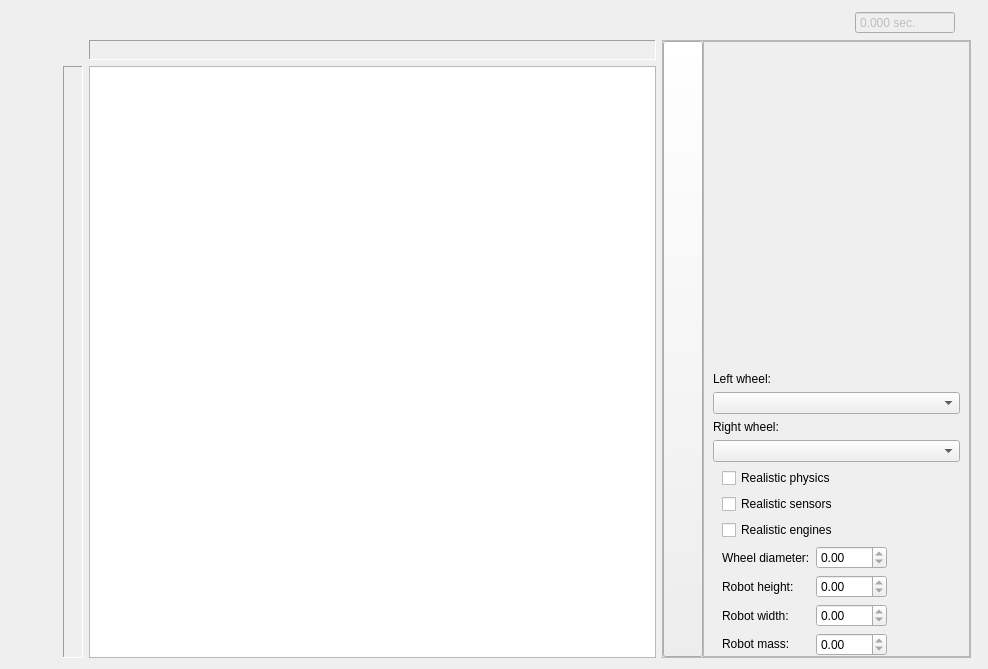
<?xml version="1.0" encoding="UTF-8"?>
<ui version="4.0">
 <class>TwoDModelWidget</class>
 <widget class="QWidget" name="TwoDModelWidget">
  <property name="geometry">
   <rect>
    <x>0</x>
    <y>0</y>
    <width>988</width>
    <height>669</height>
   </rect>
  </property>
  <property name="windowTitle">
   <string>2D Robot Model</string>
  </property>
  <layout class="QGridLayout" name="gridLayout" rowstretch="0,0,0,0,0,0,0" columnstretch="0,0,0,0,0">
   <item row="0" column="1" rowspan="7">
    <widget class="QWidget" name="toolbarWidget" native="true">
     <property name="sizePolicy">
      <sizepolicy hsizetype="Preferred" vsizetype="Expanding">
       <horstretch>0</horstretch>
       <verstretch>0</verstretch>
      </sizepolicy>
     </property>
     <layout class="QGridLayout" name="gridLayout_7">
      <property name="leftMargin">
       <number>0</number>
      </property>
      <property name="topMargin">
       <number>0</number>
      </property>
      <property name="rightMargin">
       <number>0</number>
      </property>
      <property name="bottomMargin">
       <number>0</number>
      </property>
      <property name="horizontalSpacing">
       <number>6</number>
      </property>
      <item row="0" column="0" colspan="2">
       <widget class="QWidget" name="mainTabBarWidget" native="true">
        <property name="sizePolicy">
         <sizepolicy hsizetype="Preferred" vsizetype="Expanding">
          <horstretch>0</horstretch>
          <verstretch>0</verstretch>
         </sizepolicy>
        </property>
        <layout class="QHBoxLayout" name="horizontalLayout">
         <property name="spacing">
          <number>0</number>
         </property>
         <property name="leftMargin">
          <number>0</number>
         </property>
         <property name="topMargin">
          <number>0</number>
         </property>
         <property name="rightMargin">
          <number>0</number>
         </property>
         <property name="bottomMargin">
          <number>0</number>
         </property>
         <item>
          <widget class="twoDModel::view::Palette" name="palette" native="true"/>
         </item>
        </layout>
       </widget>
      </item>
      <item row="3" column="0" colspan="2">
       <widget class="QPushButton" name="runButton">
        <property name="sizePolicy">
         <sizepolicy hsizetype="Minimum" vsizetype="Minimum">
          <horstretch>0</horstretch>
          <verstretch>0</verstretch>
         </sizepolicy>
        </property>
        <property name="minimumSize">
         <size>
          <width>44</width>
          <height>44</height>
         </size>
        </property>
        <property name="maximumSize">
         <size>
          <width>44</width>
          <height>44</height>
         </size>
        </property>
        <property name="toolTip">
         <string>Run program</string>
        </property>
        <property name="text">
         <string/>
        </property>
        <property name="icon">
         <iconset resource="../../../../../interpreters/interpreterCore/interpreterCore.qrc">
          <normaloff>:/icons/2d_run.png</normaloff>:/icons/2d_run.png</iconset>
        </property>
        <property name="iconSize">
         <size>
          <width>44</width>
          <height>44</height>
         </size>
        </property>
        <property name="flat">
         <bool>true</bool>
        </property>
       </widget>
      </item>
      <item row="4" column="0" colspan="2">
       <widget class="QPushButton" name="stopButton">
        <property name="sizePolicy">
         <sizepolicy hsizetype="Minimum" vsizetype="Minimum">
          <horstretch>0</horstretch>
          <verstretch>0</verstretch>
         </sizepolicy>
        </property>
        <property name="minimumSize">
         <size>
          <width>44</width>
          <height>44</height>
         </size>
        </property>
        <property name="maximumSize">
         <size>
          <width>44</width>
          <height>44</height>
         </size>
        </property>
        <property name="toolTip">
         <string>Stop program</string>
        </property>
        <property name="text">
         <string/>
        </property>
        <property name="icon">
         <iconset resource="../../../../../interpreters/interpreterCore/interpreterCore.qrc">
          <normaloff>:/icons/2d_stop.png</normaloff>:/icons/2d_stop.png</iconset>
        </property>
        <property name="iconSize">
         <size>
          <width>44</width>
          <height>44</height>
         </size>
        </property>
        <property name="flat">
         <bool>true</bool>
        </property>
       </widget>
      </item>
      <item row="2" column="0">
       <widget class="QPushButton" name="initialStateButton">
        <property name="text">
         <string/>
        </property>
        <property name="icon">
         <iconset resource="../../../../../interpreters/interpreterCore/interpreterCore.qrc">
          <normaloff>:/icons/2d_robot_back.png</normaloff>:/icons/2d_robot_back.png</iconset>
        </property>
        <property name="flat">
         <bool>true</bool>
        </property>
       </widget>
      </item>
      <item row="1" column="0">
       <widget class="QPushButton" name="trainingModeButton">
        <property name="text">
         <string/>
        </property>
        <property name="icon">
         <iconset resource="../../../../../interpreters/interpreterCore/interpreterCore.qrc">
          <normaloff>:/icons/2d_training.svg</normaloff>:/icons/2d_training.svg</iconset>
        </property>
        <property name="checkable">
         <bool>true</bool>
        </property>
        <property name="flat">
         <bool>true</bool>
        </property>
       </widget>
      </item>
     </layout>
    </widget>
   </item>
   <item row="0" column="4" rowspan="7">
    <widget class="QWidget" name="sceneWidget" native="true">
     <layout class="QGridLayout" name="gridLayout_6">
      <property name="leftMargin">
       <number>0</number>
      </property>
      <property name="topMargin">
       <number>0</number>
      </property>
      <property name="rightMargin">
       <number>0</number>
      </property>
      <property name="bottomMargin">
       <number>0</number>
      </property>
      <item row="1" column="1" colspan="3">
       <widget class="QWidget" name="sceneHeaderWidget" native="true">
        <layout class="QHBoxLayout" name="horizontalLayout_3">
         <property name="leftMargin">
          <number>0</number>
         </property>
         <property name="topMargin">
          <number>0</number>
         </property>
         <property name="rightMargin">
          <number>0</number>
         </property>
         <property name="bottomMargin">
          <number>0</number>
         </property>
         <item>
          <widget class="twoDModel::view::GridParameters" name="gridParametersBox">
           <property name="sizePolicy">
            <sizepolicy hsizetype="Expanding" vsizetype="Preferred">
             <horstretch>0</horstretch>
             <verstretch>0</verstretch>
            </sizepolicy>
           </property>
          </widget>
         </item>
         <item>
          <spacer name="horizontalSpacer">
           <property name="orientation">
            <enum>Qt::Horizontal</enum>
           </property>
           <property name="sizeType">
            <enum>QSizePolicy::Expanding</enum>
           </property>
           <property name="sizeHint" stdset="0">
            <size>
             <width>1</width>
             <height>20</height>
            </size>
           </property>
          </spacer>
         </item>
         <item>
          <widget class="QPushButton" name="speedDownButton">
           <property name="sizePolicy">
            <sizepolicy hsizetype="Fixed" vsizetype="Fixed">
             <horstretch>0</horstretch>
             <verstretch>0</verstretch>
            </sizepolicy>
           </property>
           <property name="maximumSize">
            <size>
             <width>16</width>
             <height>16</height>
            </size>
           </property>
           <property name="focusPolicy">
            <enum>Qt::NoFocus</enum>
           </property>
           <property name="toolTip">
            <string>Decrease speed</string>
           </property>
           <property name="text">
            <string/>
           </property>
           <property name="icon">
            <iconset resource="../../../../../interpreters/interpreterCore/interpreterCore.qrc">
             <normaloff>:/icons/2d_minus.svg</normaloff>:/icons/2d_minus.svg</iconset>
           </property>
           <property name="autoRepeat">
            <bool>true</bool>
           </property>
           <property name="flat">
            <bool>true</bool>
           </property>
          </widget>
         </item>
         <item>
          <widget class="QDoubleSpinBox" name="timelineBox">
           <property name="enabled">
            <bool>false</bool>
           </property>
           <property name="sizePolicy">
            <sizepolicy hsizetype="Fixed" vsizetype="Fixed">
             <horstretch>0</horstretch>
             <verstretch>0</verstretch>
            </sizepolicy>
           </property>
           <property name="maximumSize">
            <size>
             <width>100</width>
             <height>16777215</height>
            </size>
           </property>
           <property name="focusPolicy">
            <enum>Qt::NoFocus</enum>
           </property>
           <property name="contextMenuPolicy">
            <enum>Qt::NoContextMenu</enum>
           </property>
           <property name="toolTip">
            <string>Time in 2D model</string>
           </property>
           <property name="readOnly">
            <bool>true</bool>
           </property>
           <property name="buttonSymbols">
            <enum>QAbstractSpinBox::NoButtons</enum>
           </property>
           <property name="suffix">
            <string> sec.</string>
           </property>
           <property name="decimals">
            <number>3</number>
           </property>
           <property name="maximum">
            <double>2000000000.000000000000000</double>
           </property>
          </widget>
         </item>
         <item>
          <widget class="QPushButton" name="speedUpButton">
           <property name="sizePolicy">
            <sizepolicy hsizetype="Fixed" vsizetype="Fixed">
             <horstretch>0</horstretch>
             <verstretch>0</verstretch>
            </sizepolicy>
           </property>
           <property name="maximumSize">
            <size>
             <width>16</width>
             <height>16</height>
            </size>
           </property>
           <property name="focusPolicy">
            <enum>Qt::NoFocus</enum>
           </property>
           <property name="toolTip">
            <string>Increase speed</string>
           </property>
           <property name="text">
            <string/>
           </property>
           <property name="icon">
            <iconset resource="../../../../../interpreters/interpreterCore/interpreterCore.qrc">
             <normaloff>:/icons/2d_plus.svg</normaloff>:/icons/2d_plus.svg</iconset>
           </property>
           <property name="autoRepeat">
            <bool>true</bool>
           </property>
           <property name="flat">
            <bool>true</bool>
           </property>
          </widget>
         </item>
        </layout>
       </widget>
      </item>
      <item row="2" column="1">
       <widget class="twoDModel::view::Ruler" name="horizontalRuler">
        <property name="sizePolicy">
         <sizepolicy hsizetype="Preferred" vsizetype="Fixed">
          <horstretch>0</horstretch>
          <verstretch>0</verstretch>
         </sizepolicy>
        </property>
        <property name="minimumSize">
         <size>
          <width>0</width>
          <height>20</height>
         </size>
        </property>
        <property name="maximumSize">
         <size>
          <width>16777215</width>
          <height>20</height>
         </size>
        </property>
        <property name="frameShape">
         <enum>QFrame::Panel</enum>
        </property>
        <property name="frameShadow">
         <enum>QFrame::Sunken</enum>
        </property>
        <property name="orientation" stdset="0">
         <number>1</number>
        </property>
       </widget>
      </item>
      <item row="3" column="0">
       <widget class="twoDModel::view::Ruler" name="verticalRuler">
        <property name="minimumSize">
         <size>
          <width>20</width>
          <height>0</height>
         </size>
        </property>
        <property name="maximumSize">
         <size>
          <width>20</width>
          <height>16777215</height>
         </size>
        </property>
        <property name="frameShape">
         <enum>QFrame::Panel</enum>
        </property>
        <property name="frameShadow">
         <enum>QFrame::Sunken</enum>
        </property>
        <property name="orientation" stdset="0">
         <number>2</number>
        </property>
       </widget>
      </item>
      <item row="2" column="2" rowspan="2">
       <widget class="QFrame" name="detailsPanel">
        <property name="sizePolicy">
         <sizepolicy hsizetype="Minimum" vsizetype="Preferred">
          <horstretch>0</horstretch>
          <verstretch>0</verstretch>
         </sizepolicy>
        </property>
        <property name="frameShape">
         <enum>QFrame::StyledPanel</enum>
        </property>
        <property name="frameShadow">
         <enum>QFrame::Raised</enum>
        </property>
        <layout class="QHBoxLayout" name="horizontalLayout_2">
         <property name="spacing">
          <number>0</number>
         </property>
         <property name="leftMargin">
          <number>0</number>
         </property>
         <property name="topMargin">
          <number>0</number>
         </property>
         <property name="rightMargin">
          <number>0</number>
         </property>
         <property name="bottomMargin">
          <number>0</number>
         </property>
         <item>
          <widget class="QPushButton" name="toggleDetailsButton">
           <property name="sizePolicy">
            <sizepolicy hsizetype="Fixed" vsizetype="Preferred">
             <horstretch>0</horstretch>
             <verstretch>0</verstretch>
            </sizepolicy>
           </property>
           <property name="text">
            <string/>
           </property>
           <property name="icon">
            <iconset resource="../../../../../interpreters/interpreterCore/interpreterCore.qrc">
             <normaloff>:/icons/2d_left.png</normaloff>:/icons/2d_left.png</iconset>
           </property>
          </widget>
         </item>
         <item>
          <widget class="QFrame" name="detailsContainer">
           <property name="sizePolicy">
            <sizepolicy hsizetype="Minimum" vsizetype="Preferred">
             <horstretch>0</horstretch>
             <verstretch>0</verstretch>
            </sizepolicy>
           </property>
           <property name="frameShape">
            <enum>QFrame::StyledPanel</enum>
           </property>
           <layout class="QVBoxLayout" name="verticalLayout_2">
            <property name="topMargin">
             <number>0</number>
            </property>
            <property name="rightMargin">
             <number>0</number>
            </property>
            <property name="bottomMargin">
             <number>0</number>
            </property>
            <item>
             <widget class="twoDModel::view::DetailsTab" name="detailsTab">
              <property name="palette">
               <palette>
                <active>
                 <colorrole role="Base">
                  <brush brushstyle="SolidPattern">
                   <color alpha="0">
                    <red>191</red>
                    <green>64</green>
                    <blue>64</blue>
                   </color>
                  </brush>
                 </colorrole>
                </active>
                <inactive>
                 <colorrole role="Base">
                  <brush brushstyle="SolidPattern">
                   <color alpha="0">
                    <red>191</red>
                    <green>64</green>
                    <blue>64</blue>
                   </color>
                  </brush>
                 </colorrole>
                </inactive>
                <disabled>
                 <colorrole role="Base">
                  <brush brushstyle="SolidPattern">
                   <color alpha="255">
                    <red>239</red>
                    <green>239</green>
                    <blue>239</blue>
                   </color>
                  </brush>
                 </colorrole>
                </disabled>
               </palette>
              </property>
              <property name="focusPolicy">
               <enum>Qt::NoFocus</enum>
              </property>
              <property name="autoFillBackground">
               <bool>true</bool>
              </property>
              <property name="frameShape">
               <enum>QFrame::NoFrame</enum>
              </property>
              <property name="frameShadow">
               <enum>QFrame::Plain</enum>
              </property>
              <property name="showDropIndicator" stdset="0">
               <bool>false</bool>
              </property>
              <property name="selectionMode">
               <enum>QAbstractItemView::NoSelection</enum>
              </property>
              <property name="verticalScrollMode">
               <enum>QAbstractItemView::ScrollPerPixel</enum>
              </property>
              <property name="indentation">
               <number>10</number>
              </property>
              <property name="headerHidden">
               <bool>true</bool>
              </property>
              <column>
               <property name="text">
                <string notr="true">1</string>
               </property>
              </column>
             </widget>
            </item>
            <item>
             <widget class="QFrame" name="portsFrame">
              <property name="frameShape">
               <enum>QFrame::NoFrame</enum>
              </property>
              <layout class="QFormLayout" name="portsFormLayout">
               <property name="fieldGrowthPolicy">
                <enum>QFormLayout::AllNonFixedFieldsGrow</enum>
               </property>
               <property name="horizontalSpacing">
                <number>0</number>
               </property>
               <property name="verticalSpacing">
                <number>0</number>
               </property>
               <property name="topMargin">
                <number>0</number>
               </property>
               <property name="bottomMargin">
                <number>0</number>
               </property>
              </layout>
             </widget>
            </item>
            <item>
             <widget class="QFrame" name="motorsFrame">
              <layout class="QVBoxLayout" name="verticalLayout_3">
               <property name="leftMargin">
                <number>0</number>
               </property>
               <property name="topMargin">
                <number>0</number>
               </property>
               <property name="bottomMargin">
                <number>0</number>
               </property>
               <item>
                <widget class="QLabel" name="leftWheelLabel">
                 <property name="text">
                  <string>Left wheel:</string>
                 </property>
                </widget>
               </item>
               <item>
                <widget class="QComboBox" name="leftWheelComboBox"/>
               </item>
               <item>
                <widget class="QLabel" name="rightWheelLabel">
                 <property name="text">
                  <string>Right wheel:</string>
                 </property>
                </widget>
               </item>
               <item>
                <widget class="QComboBox" name="rightWheelComboBox"/>
               </item>
              </layout>
             </widget>
            </item>
            <item>
             <widget class="QFrame" name="physicsFrame">
              <layout class="QVBoxLayout" name="verticalLayout">
               <property name="topMargin">
                <number>0</number>
               </property>
               <property name="bottomMargin">
                <number>0</number>
               </property>
               <item>
                <widget class="QCheckBox" name="realisticPhysicsCheckBox">
                 <property name="text">
                  <string>Realistic physics</string>
                 </property>
                </widget>
               </item>
               <item>
                <widget class="QCheckBox" name="enableSensorNoiseCheckBox">
                 <property name="text">
                  <string>Realistic sensors</string>
                 </property>
                </widget>
               </item>
               <item>
                <widget class="QCheckBox" name="enableMotorNoiseCheckBox">
                 <property name="text">
                  <string>Realistic engines</string>
                 </property>
                </widget>
               </item>
              </layout>
             </widget>
            </item>
            <item>
             <widget class="QFrame" name="physicsParamsFrame">
              <property name="sizePolicy">
               <sizepolicy hsizetype="Preferred" vsizetype="Preferred">
                <horstretch>0</horstretch>
                <verstretch>0</verstretch>
               </sizepolicy>
              </property>
              <layout class="QFormLayout" name="formLayout">
               <property name="sizeConstraint">
                <enum>QLayout::SetFixedSize</enum>
               </property>
               <property name="topMargin">
                <number>0</number>
               </property>
               <property name="bottomMargin">
                <number>0</number>
               </property>
               <item row="0" column="0">
                <widget class="QLabel" name="wheelDiameter">
                 <property name="sizePolicy">
                  <sizepolicy hsizetype="Preferred" vsizetype="Preferred">
                   <horstretch>0</horstretch>
                   <verstretch>0</verstretch>
                  </sizepolicy>
                 </property>
                 <property name="text">
                  <string>Wheel diameter:</string>
                 </property>
                </widget>
               </item>
               <item row="0" column="1">
                <widget class="QDoubleSpinBox" name="wheelDiamInCm">
                 <property name="readOnly">
                  <bool>true</bool>
                 </property>
                </widget>
               </item>
               <item row="1" column="0">
                <widget class="QLabel" name="robotHeight">
                 <property name="sizePolicy">
                  <sizepolicy hsizetype="Preferred" vsizetype="Preferred">
                   <horstretch>0</horstretch>
                   <verstretch>0</verstretch>
                  </sizepolicy>
                 </property>
                 <property name="text">
                  <string>Robot height:</string>
                 </property>
                </widget>
               </item>
               <item row="3" column="0">
                <widget class="QLabel" name="robotMass">
                 <property name="sizePolicy">
                  <sizepolicy hsizetype="Preferred" vsizetype="Preferred">
                   <horstretch>0</horstretch>
                   <verstretch>0</verstretch>
                  </sizepolicy>
                 </property>
                 <property name="text">
                  <string>&lt;html&gt;&lt;head/&gt;&lt;body&gt;&lt;p&gt;Robot mass:&lt;/p&gt;&lt;/body&gt;&lt;/html&gt;</string>
                 </property>
                </widget>
               </item>
               <item row="2" column="0">
                <widget class="QLabel" name="robotWidth">
                 <property name="sizePolicy">
                  <sizepolicy hsizetype="Preferred" vsizetype="Preferred">
                   <horstretch>0</horstretch>
                   <verstretch>0</verstretch>
                  </sizepolicy>
                 </property>
                 <property name="text">
                  <string>Robot width:</string>
                 </property>
                </widget>
               </item>
               <item row="1" column="1">
                <widget class="QDoubleSpinBox" name="robotHeightInCm">
                 <property name="readOnly">
                  <bool>true</bool>
                 </property>
                </widget>
               </item>
               <item row="2" column="1">
                <widget class="QDoubleSpinBox" name="robotWidthInCm">
                 <property name="readOnly">
                  <bool>true</bool>
                 </property>
                </widget>
               </item>
               <item row="3" column="1">
                <widget class="QDoubleSpinBox" name="robotMassInGr">
                 <property name="readOnly">
                  <bool>true</bool>
                 </property>
                 <property name="maximum">
                  <double>2000.000000000000000</double>
                 </property>
                </widget>
               </item>
              </layout>
             </widget>
            </item>
           </layout>
          </widget>
         </item>
        </layout>
       </widget>
      </item>
      <item row="3" column="1">
       <widget class="graphicsUtils::AbstractView" name="graphicsView">
        <property name="sizePolicy">
         <sizepolicy hsizetype="Expanding" vsizetype="Expanding">
          <horstretch>1</horstretch>
          <verstretch>1</verstretch>
         </sizepolicy>
        </property>
        <property name="toolTip">
         <string/>
        </property>
       </widget>
      </item>
     </layout>
    </widget>
   </item>
  </layout>
 </widget>
 <customwidgets>
  <customwidget>
   <class>graphicsUtils::AbstractView</class>
   <extends>QGraphicsView</extends>
   <header>qrutils/graphicsUtils/abstractItemView.h</header>
  </customwidget>
  <customwidget>
   <class>twoDModel::view::GridParameters</class>
   <extends>QFrame</extends>
   <header>src/engine/view/parts/gridParameters.h</header>
   <container>1</container>
  </customwidget>
  <customwidget>
   <class>twoDModel::view::Palette</class>
   <extends>QWidget</extends>
   <header>src/engine/view/parts/palette.h</header>
  </customwidget>
  <customwidget>
   <class>twoDModel::view::DetailsTab</class>
   <extends>QTreeWidget</extends>
   <header>src/engine/view/parts/detailsTab.h</header>
  </customwidget>
  <customwidget>
   <class>twoDModel::view::Ruler</class>
   <extends>QFrame</extends>
   <header>src/engine/view/parts/ruler.h</header>
   <container>1</container>
  </customwidget>
 </customwidgets>
 <resources>
  <include location="../../../../../interpreters/interpreterCore/interpreterCore.qrc"/>
  <include location="../../../../../interpreters/interpreterCore/interpreterCore.qrc"/>
 </resources>
 <connections/>
</ui>
